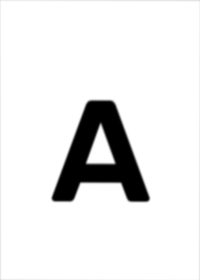
#> input picture practice/quad_rectified_0.png, 200 x 280 px
$ python -i quad_rectify.py   (imports and definitions only)
#> lines starting #> are read from the running program, lines starting #| are printed output that depends on the picture; after the words box and inside, x2 and y2 are one past the last pixel; in counts of white or black regions, pixels touching at a corner belong together
#> further down, picture is the input picture: shape (280, 200); min 0, max 255, mean 232.5
"""四边形检测 + 透视矫正（基础版）：从画面里找出字母牌，矫正成正面图。

对应升级方向①（借鉴 ArUco 检测管线）：先找牌（四边形）→ 透视矫正 →（后续再匹配）。
本脚本只做前两步，不接模板匹配——融合 Pro 版见 quad_match_pro.py。
实战要点：现场字母牌斜视/远距时，先做这一步把牌"摆正"，识别率会高得多。

用法：
    python quad_rectify.py            # 生成斜视字母牌合成场景 quad_scene.png 并自测
    python quad_rectify.py 某张图.jpg  # 处理真实图片（阈值参数需按现场调）
"""
import json
import sys

import cv2
import numpy as np


def make_letter_board(letter="A", w=200, h=280):
    """造一块'字母牌'：白底黑字。"""
    img = np.full((h, w), 255, np.uint8)
    cv2.putText(img, letter, (w // 4, int(h * 0.72)),
                cv2.FONT_HERSHEY_SIMPLEX, 5, 0, 18, cv2.LINE_AA)
    return img


def make_test_scene():
    """合成场景：字母牌经透视变换斜放在灰色背景里（模拟斜视角度的现场）。"""
    board = make_letter_board("A")
    src = np.float32([[0, 0], [200, 0], [200, 280], [0, 280]])
    dst = np.float32([[250, 70], [440, 170], [340, 420], [130, 310]])  # 强斜视四角（真值）
    M = cv2.getPerspectiveTransform(src, dst)
    scene = cv2.warpPerspective(board, M, (640, 480), borderValue=200)
    scene = cv2.GaussianBlur(scene, (3, 3), 0)
    cv2.imwrite("quad_scene.png", cv2.cvtColor(scene, cv2.COLOR_GRAY2BGR))
    return scene, dst


def order_points(pts):
    """四点排序为：左上、右上、右下、左下。"""
    pts = pts.reshape(4, 2).astype(np.float32)
    s = pts.sum(axis=1)
    d = np.diff(pts, axis=1).ravel()
    return np.array([pts[np.argmin(s)], pts[np.argmin(d)],
                     pts[np.argmax(s)], pts[np.argmax(d)]], np.float32)


def find_quads(gray, min_area=3000, eps_ratio=0.03, thresh=220):
    """亮度阈值分离亮牌 → 轮廓 → approxPolyDP 筛四边形。

    现场适配提示：字母牌若是白底，thresh 按"背景与牌面的中间值"调；
    若牌面颜色特殊，可换颜色阈值或 Canny 边缘找轮廓。
    """
#> called with min_area = 3000, eps_ratio = 0.03, thresh = 220
    _, mask = cv2.threshold(gray, thresh, 255, cv2.THRESH_BINARY)
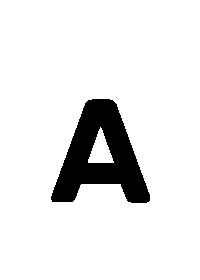
#> mask: shape (280, 200); 90.4% white; 1 black region, box (x1, y1, x2, y2) and area: (51, 99, 150, 203) 5367
    contours, _ = cv2.findContours(mask, cv2.RETR_EXTERNAL, cv2.CHAIN_APPROX_SIMPLE)
#> contours = [[[0, 0], [0, 279], [199, 279], [199, 0]]]
    quads = []
    for c in contours:
        area = cv2.contourArea(c)
        if area < min_area:
            continue
        peri = cv2.arcLength(c, True)
        approx = cv2.approxPolyDP(c, eps_ratio * peri, True)
        if len(approx) == 4 and cv2.isContourConvex(approx):
            quads.append((order_points(approx), area))
#> this loop made 1 pass
#> (area, peri, pts in order_points, s in order_points, d in order_points) on pass 1: (55521, 956, [[0, 0], [0, 279], [199, 279], [199, 0]], [0, 279, 478, 199], [0, 279, 80, -199])
#> after the loop, quads = [([[0, 0], [199, 0], [199, 279], [0, 279]], 55521)]
    return quads


def rectify(gray, quad, out_w=200, out_h=280):
    """按四边形四角做透视变换，输出正面图。"""
    dst = np.float32([[0, 0], [out_w - 1, 0], [out_w - 1, out_h - 1], [0, out_h - 1]])
    M = cv2.getPerspectiveTransform(quad, dst)
    return cv2.warpPerspective(gray, M, (out_w, out_h))


# [22 lines not run here, left out]

>>> import cv2
>>> picture = cv2.imread('quad_rectified_0.png', cv2.IMREAD_GRAYSCALE)
>>> result = find_quads(picture)
#> result has the same summary as quads in find_quads
